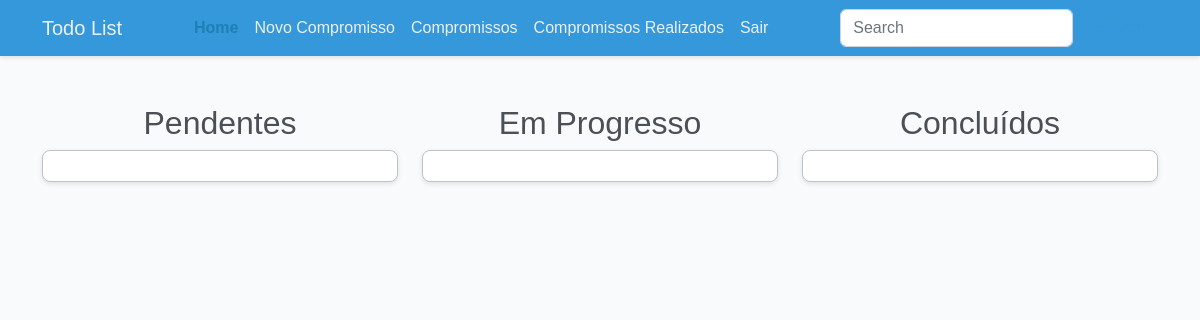
Page /commitments/ (signed in) on the earlier database version.
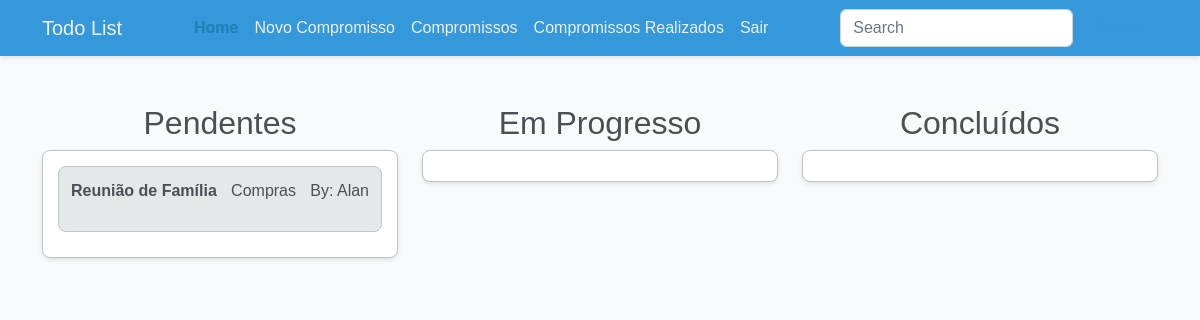
Same page on the later database version.
### task/models.py (models this page shows, shortened)
class Commitment(models.Model):
    STATUS_CHOICES = [
        ("pending", "Pendente"),
        ("in_progress", "Em Andamento"),
        ("completed", "Concluído"),
    ]
    title = models.CharField(max_length=100)
    describe = models.TextField(blank=True)
    status = models.CharField(
        max_length=20,
        choices=STATUS_CHOICES,
        default="pending",
        null=True,
        blank=True,
    )
    date_commitmment = models.DateTimeField(null=True)
    created = models.DateTimeField(auto_now_add=True, null=True)
    user = models.ForeignKey(User, on_delete=models.CASCADE)
    category = models.ForeignKey(
        "Category", on_delete=models.CASCADE, null=True, blank=True
    )
    convidados = models.ManyToManyField(User, related_name='commitments_convidados', blank=True)

class Category(models.Model):
    name = models.CharField(max_length=100)
    def __str__(self):
        return self.name

### task/views.py (the view)
# urls.py: path("commitments/", views.commitments, name="commitments"),
@login_required
def commitments(request):
    commitments = Commitment.objects.filter(user=request.user).order_by(
        "-date_commitmment"
    )
    return render(request, "commitments.html", {"commitments": commitments})

### task/templates/commitments.html (shortened to what this page needs)
{% extends 'menu.html' %}
{% block content %}
<main class="container mt-5">
    <div class="row">
        <div class="col-md-4">
            <h2 class="text-center">Pendentes</h2>
            <ul class="list-group kanban-column">
                {% for commitment in commitments %}
                {% if commitment.status == 'pending' %}
                <li class="list-group-item kanban-item">
                    <a href="{% url 'commitment_detalhe' commitment.id %}">
                        <header class="d-flex justify-content-between">
                            <p class="fw-bold">{{ commitment.title }}</p>
                            <p>{{ commitment.category }}</p>
                            <p>By: {{ commitment.user.username }}</p>
                        </header>
                    </a>
                </li>
                {% endif %}
                {% endfor %}
            </ul>
        </div>
        <div class="col-md-4">
            <h2 class="text-center">Em Progresso</h2>
            <ul class="list-group kanban-column">
            </ul>
        </div>
        <div class="col-md-4">
            <h2 class="text-center">Concluídos</h2>
            <ul class="list-group kanban-column">
            </ul>
        </div>
    </div>
</main>
{% endblock %}

### task/templates/menu.html (shortened to what this page needs)
<!DOCTYPE html>
<html lang="pt-br">
<head>
  {% load static %}
  <link href="https://cdn.jsdelivr.net/npm/bootstrap@5.2.2/dist/css/bootstrap.min.css" rel="stylesheet"
>
  <link href="{% static 'css/styles.css' %}" rel="stylesheet">
</head>
<body>
  <nav class="navbar navbar-expand-lg navbar-dark">
    <div class="container">
      <a class="navbar-brand mx-auto" href="#">Todo List</a>
      <div class="collapse navbar-collapse" id="navbarNav">
        <ul class="navbar-nav mx-auto">
          {% if user.is_authenticated %}
          <li class="nav-item">
            <a class="nav-link active" aria-current="page" href="/">Home</a>
          </li>
          <li class="nav-item">
            <a class="nav-link" href="/criando/tarefa">Novo Compromisso</a>
          </li>
          <li class="nav-item">
            <a class="nav-link" href="/commitments">Compromissos</a>
          </li>
          <li class="nav-item">
            <a class="nav-link" href="{% url 'exibir_tarefas_completadas' %}">Compromissos Realizados</a>
          </li>
          <li class="nav-item">
            <a class="nav-link" href="/sair">Sair</a>
          </li>
          {% endif %}
        </ul>
        <form class="d-flex" role="search">
          <input class="form-control me-2" type="search" placeholder="Search" aria-label="Search">
          <button class="btn btn-outline-success" type="submit">Search</button>
        </form>
      </div>
    </div>
  </nav>
  {% block content %}
  {% endblock %}
</body>
</html>

### task/static/css/styles.css (style rules this page uses)
body { background-color: #f9fafb; color: #4b4f56; font-family: Arial, sans-serif; transition: background-color 0.3s ease, color 0.3s ease; }
.navbar-dark { background-color: #3498db !important; box-shadow: 0 2px 4px rgba(0, 0, 0, 0.1); transition: background-color 0.3s ease; }
.navbar-dark .navbar-brand, .navbar-dark .nav-link { color: #ecf0f1 !important; transition: color 0.3s ease; }
.navbar-dark .nav-link.active { color: #1f80b3 !important; font-weight: bold; }
.btn-outline-success { color: #3498db !important; border-color: #3498db !important; transition: all 0.3s ease; }
.kanban-column { background-color: #ffffff !important; border: 1px solid #bdc3c7 !important; border-radius: 8px; padding: 15px; margin-bottom: 20px; box-shadow: 0 2px 5px rgba(0, 0, 0, 0.1); transition: background-color 0.3s ease, transform 0.3s ease; }
.kanban-item { background-color: #e5e8e8 !important; border: 1px solid #bdc3c7 !important; border-radius: 8px; padding: 12px; margin-bottom: 10px; transition: transform 0.2s ease, background-color 0.3s ease; }
.kanban-item a { color: #3498db !important; text-decoration: none; transition: color 0.3s ease; }
.kanban-column h3, .kanban-item p { color: #4b4f56 !important; }
.kanban-item a { color: #3498db !important; }

Differences in the rows shown:
added Commitment: title "Reunião de Família", category "Compras", user.username "Alan"
